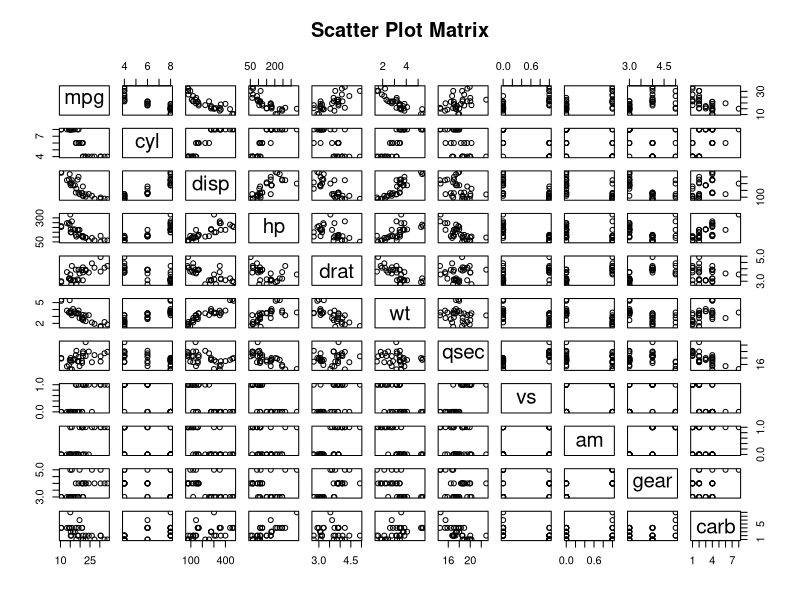
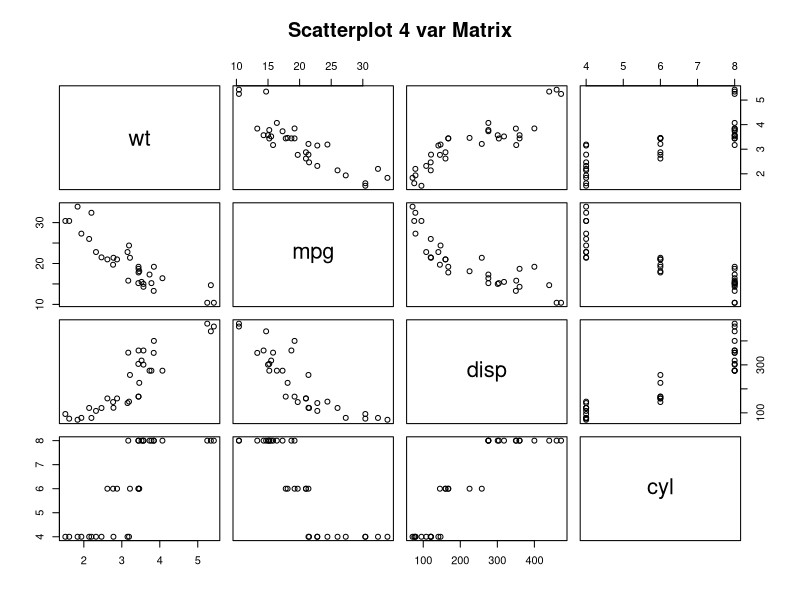

Write the R code that produced these figures, in order.
# Using base R
# Load the mtcars dataset
data(mtcars)
pairs(mtcars, main="Scatter Plot Matrix")

# Plot the matrices between 4 variables giving 12 plots.
# One variable with 3 others and total 4 variables.
pairs(~wt + mpg + disp + cyl, data = mtcars,
      main = "Scatterplot 4 var Matrix")